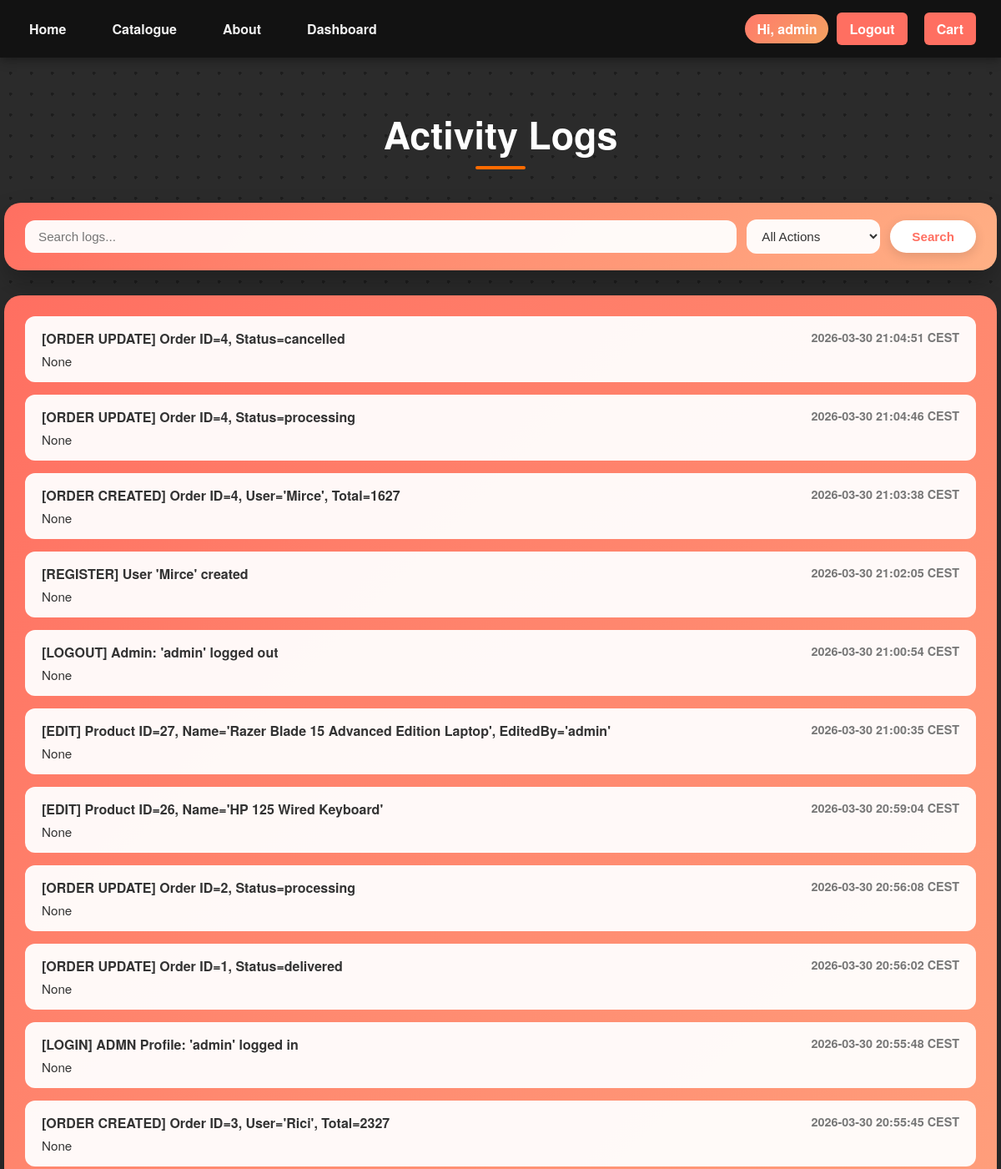
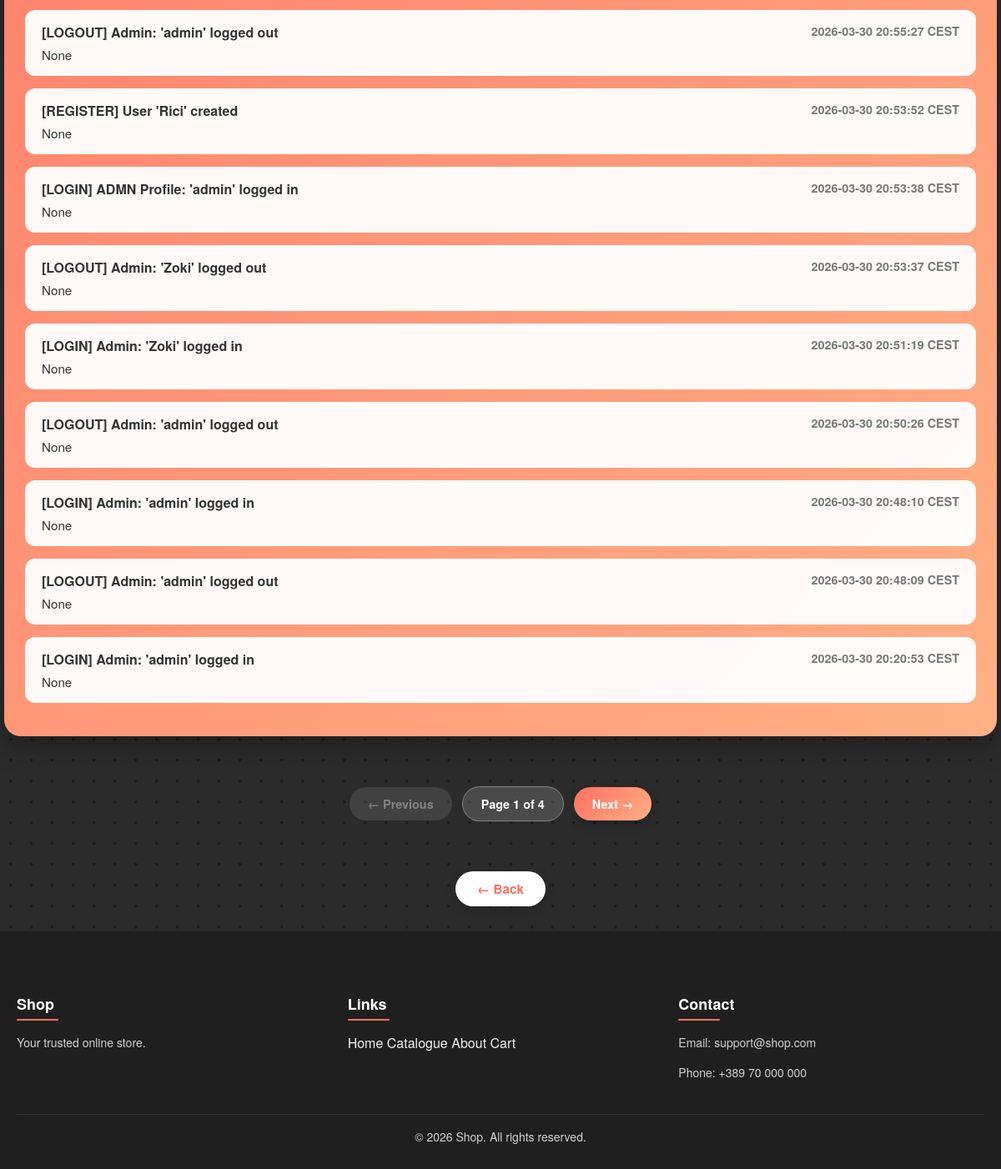
Page /dashboard/logs (signed in) on the committed database (2 pictures, top to bottom).
### models.py (models this page shows)
class Log(Base):
    __tablename__ = "logs"
    id = Column(Integer, primary_key=True)
    action = Column(String(255), nullable=False)
    user_id = Column(Integer)
    username = Column(String(120))
    message = Column(Text, nullable=True)
    timestamp = Column(DateTime, default=lambda: datetime.now(skopje_tz))

### app.py (the view)
@app.route("/dashboard/logs")
@admin_required
def logs():
    page = request.args.get('page', 1, type=int)
    q = request.args.get('q', '').strip()
    action_filter = request.args.get('action', '').strip()
    per_page = 20
    query = db_session.query(Log).order_by(Log.timestamp.desc())
    if q:
        query = query.filter(Log.action.ilike(f'%{q}%'))
    if action_filter:
        query = query.filter(Log.action.ilike(f'%[{action_filter.upper()}]%'))
    total = query.count()
    total_pages = max(ceil(total / per_page), 1)
    logs = query.offset((page - 1) * per_page).limit(per_page).all()
    return render_template('logs.html', logs=logs, page=page,
                           total_pages=total_pages, q=q, action=action_filter)

### templates/logs.html (shortened to what this page needs)
{% extends "layout.html" %}
{% block extra_css %}
<link rel="stylesheet" href="{{ url_for('static', filename='css/logs.css') }}">
{% endblock %}
{% block content %}
<h1 class="logs-title">Activity Logs</h1>
<form method="get" class="logs-search-form">
    <div class="logs-search-bar">
        <input type="text" name="q" placeholder="Search logs..." value="{{ q }}" class="logs-search-input">
        <select name="action" class="logs-search-select">
            <option value="">All Actions</option>
        </select>
        <button type="submit" class="logs-search-btn">Search</button>
    </div>
</form>
<div class="logs-container">
    {% for log in logs %}
        <div class="log-item {{ log.action }}">
            <div class="log-top">
                <span class="log-action">{{ log.action }}</span>
                <span class="log-time">{{ log.timestamp.strftime('%Y-%m-%d %H:%M:%S') }} CEST</span>
            </div>
            <div class="log-message">
                {{ log.message }}
            </div>
        </div>
    {% else %}
        <p class="no-logs">No logs found.</p>
    {% endfor %}
</div>
<div class="pagination">
    {% if page > 1 %}
        <a href="{{ url_for('logs', page=page-1, q=q, action=action) }}">← Previous</a>
    {% else %}
        <span class="disabled">← Previous</span>
    {% endif %}
    <span class="current-page">Page {{ page }} of {{ total_pages }}</span>
    {% if page < total_pages %}
        <a href="{{ url_for('logs', page=page+1, q=q, action=action) }}">Next →</a>
    {% else %}
        <span class="disabled">Next →</span>
    {% endif %}
</div>
<div style="text-align:center; margin: 30px 0;">
    <a href="{{ url_for('dashboard') }}" class="btn-back">← Back</a>
</div>
{% endblock %}

### static/css/logs.css (style rules this page uses)
body { background-color: #2b2b2b; background-image: radial-gradient(circle, #555 2px, transparent 2px); background-size: 25px 25px; background-blend-mode: overlay; font-family: 'Helvetica Neue', Helvetica, Arial, sans-serif; color: #fff; margin: 0; animation: moveDots 10s linear infinite; }
.logs-title { text-align: center; font-size: 2.8rem; font-weight: 700; margin: 60px 0 50px; position: relative; }
.logs-title::after { content: ""; position: absolute; bottom: -10px; left: 50%; transform: translateX(-50%); width: 60px; height: 4px; background: #ff6b00; border-radius: 2px; }
.logs-container { width: 95%; max-width: 1200px; margin: 0 auto 60px; padding: 25px; background: linear-gradient(135deg, #ff6f61, #ffb085); border-radius: 20px; box-shadow: 0 15px 30px rgba(0,0,0,0.25); }
.log-item { background: rgba(255,255,255,0.95); color: #333; padding: 15px 20px; border-radius: 12px; margin-bottom: 15px; transition: 0.3s; }
.log-top { display: flex; justify-content: space-between; font-weight: bold; margin-bottom: 5px; }
.log-time { font-size: 0.9rem; color: #777; }
.log-message { font-size: 0.95rem; }
html, body { height: 100%; margin: 0; }
body { display: flex; flex-direction: column; }
.btn-back { display: inline-block; background: #fff; color: #ff6f61; padding: 10px 26px; border-radius: 50px; font-size: 0.95rem; font-weight: 700; text-decoration: none; box-shadow: 0 4px 14px rgba(0,0,0,0.12); transition: all 0.3s ease; }
.pagination { display: flex; justify-content: center; align-items: center; margin: 0 0 30px; gap: 12px; flex-wrap: wrap; }
.pagination a { display: inline-block; padding: 10px 22px; border-radius: 50px; background: linear-gradient(135deg, #ff6f61, #ffb085); color: #fff; text-decoration: none; font-weight: 700; font-size: 0.9rem; box-shadow: 0 4px 14px rgba(0,0,0,0.2); transition: all 0.3s ease; }
.pagination .disabled { display: inline-block; padding: 10px 22px; border-radius: 50px; background: rgba(255,255,255,0.1); color: rgba(255,255,255,0.35); font-weight: 700; font-size: 0.9rem; cursor: not-allowed; }
.pagination .current-page { display: inline-block; padding: 10px 22px; border-radius: 50px; background: rgba(255,255,255,0.15); border: 1px solid rgba(255,255,255,0.3); color: #fff; font-weight: 700; font-size: 0.9rem; }
.logs-search-form { max-width: 1200px; width: 95%; margin: 0 auto 30px; padding: 20px 25px; background: linear-gradient(135deg, #ff6f61, #ffb085); border-radius: 20px; box-shadow: 0 15px 30px rgba(0,0,0,0.25); }
.logs-search-bar { display: flex; flex-wrap: wrap; gap: 12px; align-items: center; justify-content: center; }
.logs-search-input { flex: 1 1 280px; padding: 11px 16px; border-radius: 12px; border: none; background: rgba(255,255,255,0.95); color: #333; font-size: 0.95rem; outline: none; transition: box-shadow 0.3s ease; }
.logs-search-select { flex: 0 0 160px; padding: 11px 14px; border-radius: 12px; border: none; background: rgba(255,255,255,0.95); color: #333; font-size: 0.95rem; outline: none; cursor: pointer; transition: box-shadow 0.3s ease; }
.logs-search-btn { padding: 11px 26px; border-radius: 50px; border: none; background: #fff; color: #ff6f61; font-size: 0.95rem; font-weight: 700; cursor: pointer; box-shadow: 0 4px 14px rgba(0,0,0,0.12); transition: all 0.3s ease; }

### rows in the picture
Log: action "[ORDER UPDATE] Order ID=4, Status=cancelled", timestamp "2026-03-30 21:04:51", message "None"
Log: action "[ORDER UPDATE] Order ID=4, Status=processing", timestamp "2026-03-30 21:04:46", message "None"
Log: action "[ORDER CREATED] Order ID=4, User='Mirce', Total=1627", timestamp "2026-03-30 21:03:38", message "None"
Log: action "[REGISTER] User 'Mirce' created", timestamp "2026-03-30 21:02:05", message "None"
Log: action "[LOGOUT] Admin: 'admin' logged out", timestamp "2026-03-30 21:00:54", message "None"
Log: action "[EDIT] Product ID=27, Name='Razer Blade 15 Advanced Edition Laptop', EditedBy='admin'", timestamp "2026-03-30 21:00:35", message "None"
Log: action "[EDIT] Product ID=26, Name='HP 125 Wired Keyboard'", timestamp "2026-03-30 20:59:04", message "None"
Log: action "[ORDER UPDATE] Order ID=2, Status=processing", timestamp "2026-03-30 20:56:08", message "None"
Log: action "[ORDER UPDATE] Order ID=1, Status=delivered", timestamp "2026-03-30 20:56:02", message "None"
Log: action "[LOGIN] ADMN Profile: 'admin' logged in", timestamp "2026-03-30 20:55:48", message "None"
Log: action "[ORDER CREATED] Order ID=3, User='Rici', Total=2327", timestamp "2026-03-30 20:55:45", message "None"
Log: action "[LOGOUT] Admin: 'admin' logged out", timestamp "2026-03-30 20:55:27", message "None"
Log: action "[REGISTER] User 'Rici' created", timestamp "2026-03-30 20:53:52", message "None"
Log: action "[LOGIN] ADMN Profile: 'admin' logged in", timestamp "2026-03-30 20:53:38", message "None"
Log: action "[LOGOUT] Admin: 'Zoki' logged out", timestamp "2026-03-30 20:53:37", message "None"
Log: action "[LOGIN] Admin: 'Zoki' logged in", timestamp "2026-03-30 20:51:19", message "None"
Log: action "[LOGOUT] Admin: 'admin' logged out", timestamp "2026-03-30 20:50:26", message "None"
Log: action "[LOGIN] Admin: 'admin' logged in", timestamp "2026-03-30 20:48:10", message "None"
Log: action "[LOGOUT] Admin: 'admin' logged out", timestamp "2026-03-30 20:48:09", message "None"
Log: action "[LOGIN] Admin: 'admin' logged in", timestamp "2026-03-30 20:20:53", message "None"

### other values in the picture
{{ session.username }} "admin"
{{ page }} "1"
{{ total_pages }} "4"
